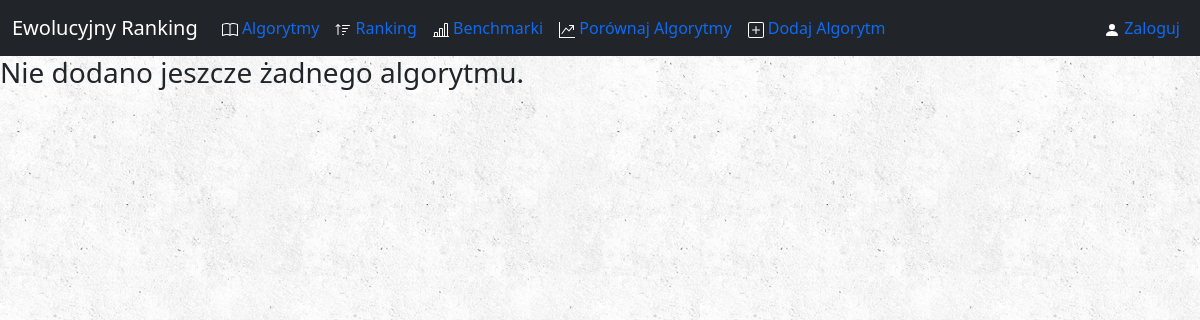
/ranking/, run on an earlier commit of the app's database.
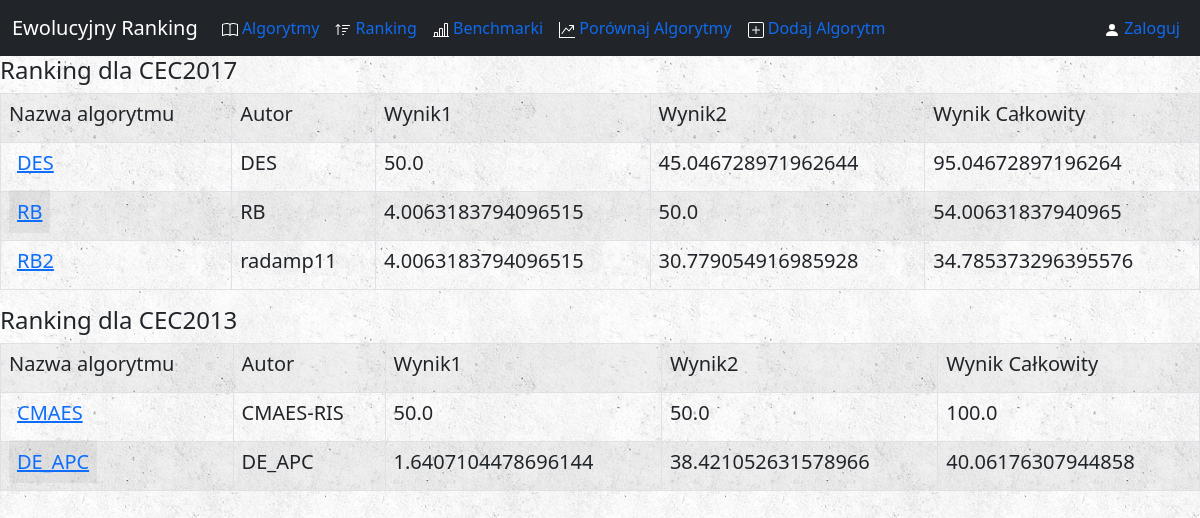
And on a later commit of the database.
### algorithms/models.py (models this page shows, shortened)
class Algorithm(models.Model):
    name = models.CharField(max_length = 40, unique = True)
    author = models.CharField(max_length = 30)  # nick użytkownika serwisu
    alg_file = models.FileField(upload_to='zip_files/')
    counted = models.BooleanField(default = False)
    num_of_fun = models.IntegerField(default = 0)
    SE = models.FloatField(default = 0)
    SR = models.FloatField(default = 0)
    score1 = models.FloatField(default = 0)
    score2 = models.FloatField(default = 0)
    total_score = models.FloatField(default = 0)

### algorithms/views.py (the view)
# urls.py: path('ranking/', views.RankingView.as_view(), name='ranking'),
class RankingView(ListView):
    model = Algorithm
    template_name = 'algorithms/ranking.html'
    def get_queryset(self):
        for alg in Algorithm.objects.all():  # zerujemy poprzednio wyliczoną wartośc
            alg.SR = 0
            alg.save()
        for fun_idx in range(30):
            fun_idx = fun_idx + 1
            num_algs_2017 = 0   # ilosc algorytmów dla danego roku CEC - czyli tez rozmiar slownika
            num_algs_2013 = 0
            dict10D_2017 = {}
            dict30D_2017 = {}
            dict50D_2017 = {}
            dict100D_2017 = {}
            dict10D_2013 = {}
            dict30D_2013 = {}
            dict50D_2013 = {}
            for alg in Algorithm.objects.all():
                if alg.num_of_fun == 30:
                    dict10D_2017[alg.name] = Outcome.objects.get(algorithm = alg, function = fun_idx, dimension = 10).mean_float
                    dict30D_2017[alg.name] = Outcome.objects.get(algorithm = alg, function = fun_idx, dimension = 30).mean_float
                    dict50D_2017[alg.name] = Outcome.objects.get(algorithm = alg, function = fun_idx, dimension = 50).mean_float
                    dict100D_2017[alg.name] = Outcome.objects.get(algorithm = alg, function = fun_idx, dimension = 100).mean_float
                    num_algs_2017 = num_algs_2017 + 1
                elif alg.num_of_fun == 28 and alg.num_of_fun >= fun_idx:
                    dict10D_2013[alg.name] = Outcome.objects.get(algorithm = alg, function = fun_idx, dimension = 10).mean_float
                    dict30D_2013[alg.name] = Outcome.objects.get(algorithm = alg, function = fun_idx, dimension = 30).mean_float
                    dict50D_2013[alg.name] = Outcome.objects.get(algorithm = alg, function = fun_idx, dimension = 50).mean_float
                    num_algs_2013 = num_algs_2013 + 1
                alg.save()
            dict10D_2017 = {k: v for k, v in sorted(dict10D_2017.items(), key=lambda item: item[1])}
            dict30D_2017 = {k: v for k, v in sorted(dict30D_2017.items(), key=lambda item: item[1])}
            dict50D_2017 = {k: v for k, v in sorted(dict50D_2017.items(), key=lambda item: item[1])}
            dict100D_2017 = {k: v for k, v in sorted(dict100D_2017.items(), key=lambda item: item[1])}
            dict10D_2013 = {k: v for k, v in sorted(dict10D_2013.items(), key=lambda item: item[1])}
            dict30D_2013 = {k: v for k, v in sorted(dict30D_2013.items(), key=lambda item: item[1])}
            dict50D_2013 = {k: v for k, v in sorted(dict50D_2013.items(), key=lambda item: item[1])}
            if num_algs_2017 != len(dict10D_2017):
                print('zle policzona dlugosc slwonika')
            for alg in Algorithm.objects.all():
                if alg.num_of_fun == 30:
                    alg.SR = alg.SR + 0.1 * (list(dict10D_2017.keys()).index(alg.name) + 1)
                    alg.SR = alg.SR + 0.2 * (list(dict30D_2017.keys()).index(alg.name) + 1)
                    alg.SR = alg.SR + 0.3 * (list(dict50D_2017.keys()).index(alg.name) + 1)
                    alg.SR = alg.SR + 0.4 * (list(dict100D_2017.keys()).index(alg.name) + 1)
                elif alg.num_of_fun == 28 and alg.num_of_fun >= fun_idx:
                    alg.SR = alg.SR + 0.1 * (list(dict10D_2013.keys()).index(alg.name) + 1)
                    alg.SR = alg.SR + 0.2 * (list(dict30D_2013.keys()).index(alg.name) + 1)
                    alg.SR = alg.SR + 0.3 * (list(dict50D_2013.keys()).index(alg.name) + 1)
                    print('sr w trakcie liczenia SR')
                    print(alg.SR)
                alg.save()
        min_SE_2017 = Algorithm.objects.filter(num_of_fun = 30).aggregate(Min('SE'))
        min_SE_2013 = Algorithm.objects.filter(num_of_fun = 28).aggregate(Min('SE'))
        min_SR_2017 = Algorithm.objects.filter(num_of_fun = 30).aggregate(Min('SR'))
        min_SR_2013 = Algorithm.objects.filter(num_of_fun = 28).aggregate(Min('SR'))
        for alg in Algorithm.objects.all():
            if alg.num_of_fun == 30:
                alg.score1 = ((1 - (alg.SE - min_SE_2017['SE__min']) / (alg.SE)) * 50)
                alg.score2 = ((1 - (alg.SR - min_SR_2017['SR__min']) / (alg.SR)) * 50)
            elif alg.num_of_fun == 28:
                alg.score1 = ((1 - (alg.SE - min_SE_2013['SE__min']) / (alg.SE)) * 50)
                alg.score2 = ((1 - (alg.SR - min_SR_2013['SR__min']) / (alg.SR)) * 50)
            alg.total_score = alg.score1 + alg.score2
            alg.save()
        return Algorithm.objects.order_by('-total_score')

### algorithms/templates/algorithms/ranking.html
{% extends 'algorithms/base.html' %}
{% block body %}
{% if object_list %}
    <h4>Ranking dla CEC2017</h4>
    <table class="table table-striped table-hover table-bordered">
        <tr class="table table-striped table-hover">
            <th><h5>Nazwa algorytmu</h5></th>
            <th><h5>Autor</h5></th>
            <th><h5>Wynik1</h5></th>
            <th><h5>Wynik2</h5></th>
            <th><h5>Wynik Całkowity</h5></th>
        </tr>
        {% for alg in object_list %}
        {% if alg.num_of_fun == 30 %}
            <tr class="table table-striped table-hover">
                <td><h5><a href="{% url 'algorithms:detail' alg.id %}">{{ alg.name }}</a></h5></td>
                <td><h5>{{ alg.author }}</h5></td>
                <td><h5>{{ alg.score1 }}</h5></td>
                <td><h5>{{ alg.score2 }}</h5></td>
                <td><h5>{{ alg.total_score }}</h5></td>
            </tr>
        {% endif %}
        {% endfor %}
    </table>
    <h4>Ranking dla CEC2013</h4>
    <table class="table table-striped table-hover table-bordered">
        <tr class="table table-striped table-hover">
            <th><h5>Nazwa algorytmu</h5></th>
            <th><h5>Autor</h5></th>
            <th><h5>Wynik1</h5></th>
            <th><h5>Wynik2</h5></th>
            <th><h5>Wynik Całkowity</h5></th>
        </tr>
        {% for alg in object_list %}
        {% if alg.num_of_fun == 28 %}
            <tr class="table table-striped table-hover">
                <td><h5><a href="{% url 'algorithms:detail' alg.id %}">{{ alg.name }}</a></h5></td>
                <td><h5>{{ alg.author }}</h5></td>
                <td><h5>{{ alg.score1 }}</h5></td>
                <td><h5>{{ alg.score2 }}</h5></td>
                <td><h5>{{ alg.total_score }}</h5></td>
            </tr>
        {% endif %}
        {% endfor %}
    </table>
{% else %}
    <h3>Nie dodano jeszcze żadnego algorytmu.</h3>
{% endif %}
{% endblock %}

### algorithms/templates/algorithms/base.html (shortened to what this page needs)
<!doctype html>
<html lang="en">
    <head>
    {% load static %}
    <link href="https://cdn.jsdelivr.net/npm/bootstrap@5.0.0-beta1/dist/css/bootstrap.min.css" rel="stylesheet">
    <link rel="stylesheet" type="text/css" href="{% static 'css/style.css' %}">
    </head>
    <body>
    <nav class="navbar navbar-expand-lg navbar-dark bg-dark">
        <div class="container-fluid">
                <a class="navbar-brand" href="{% url 'algorithms:home' %}">Ewolucyjny Ranking</a>
            <div class="collapse navbar-collapse" id="navbarSupportedContent">
                <ul class="nav navbar-nav me-auto mb-2 mb-lg-0">
                    <li class="nav-item">
                        <a class="nav-link" aria-current="page" style="color: rgb(15, 106, 241);" aria-hidden="true" href="{% url 'algorithms:index' %}">
                             Algorytmy</a>
                    </li>
                    <li class="nav-item">
                        <a id="rr" class="nav-link" aria-current="page" style="color: rgb(15, 106, 241);" aria-hidden="true" href="{% url 'algorithms:ranking' %}">                         Ranking</a>
                    </li>
                    <li class="nav-item">
                        <a class="nav-link" aria-current="page" style="color: rgb(15, 106, 241);" aria-hidden="true" href="{% url 'algorithms:benchmark' %}"> Benchmarki</a>
                    </li>
                    <li class="nav-item">
                        <a class="nav-link" aria-current="page" style="color: rgb(15, 106, 241);" aria-hidden="true" href="{% url 'algorithms:comp' %}">                         Porównaj Algorytmy</a>
                    </li>
                    <li class="nav-item">
                        <a class="nav-link" aria-current="page" style="color: rgb(15, 106, 241);" aria-hidden="true" href="{% url 'algorithms:add-alg' %}">                         Dodaj Algorytm</a>
                    </li>
                </ul>
                <ul class="nav navbar-nav me-right mb-2 mb-lg-0">
                    <li class="nav-item">
                        {% if user.is_authenticated %}
                            <a class="nav-link" aria-current="page" style="color: rgb(15, 106, 241);" aria-hidden="true" href="{% url 'algorithms:logout' %}">                        <svg xmlns="http://www.w3.org/2000/svg" width="16" height="16" fill="white" class="bi bi-person-fill" viewBox="0 0 16 16">
                                <path d="M3 14s-1 0-1-1 1-4 6-4 6 3 6 4-1 1-1 1H3zm5-6a3 3 0 1 0 0-6 3 3 0 0 0 0 6z"/>
                            </svg> Wyloguj</a>
                        {% else %}
                            <a class="nav-link" aria-current="page" style="color: rgb(15, 106, 241);" aria-hidden="true" href="{% url 'algorithms:login' %}">                        <svg xmlns="http://www.w3.org/2000/svg" width="16" height="16" fill="white" class="bi bi-person-fill" viewBox="0 0 16 16">
                                <path d="M3 14s-1 0-1-1 1-4 6-4 6 3 6 4-1 1-1 1H3zm5-6a3 3 0 1 0 0-6 3 3 0 0 0 0 6z"/>
                            </svg> Zaloguj</a>
                        {% endif %}
                    </li>
                </ul>
            </div>
        </div>
    </nav>
    {% block body %}
    {% endblock %}
    </body>
</html>

### static/css/style.css (style rules this page uses)
body { background: white url("../images/background.png"); }

What changed in the data, as far as the page shows it:
added Algorithm: name "DES", author "DES", score1 "50.0", score2 "45.046728971962644", total_score "95.04672897196264", shown under "Wynik Całkowity"
added Algorithm: name "RB", author "RB", score1 "4.0063183794096515", score2 "50.0", total_score "54.00631837940965", shown under "Wynik Całkowity"
added Algorithm: name "RB2", author "radamp11", score1 "4.0063183794096515", score2 "30.779054916985928", total_score "34.785373296395576", shown under "Wynik Całkowity"
added Algorithm: name "CMAES", author "CMAES-RIS", score1 "50.0", score2 "50.0", total_score "100.0", shown under "Wynik Całkowity"
added Algorithm: name "DE_APC", author "DE_APC", score1 "1.6407104478696144", score2 "38.421052631578966", total_score "40.06176307944858", shown under "Wynik Całkowity"
Also different on the page:
text no longer shown: "Nie dodano jeszcze żadnego algorytmu."
text now shown: "Ranking dla CEC2017 Nazwa algorytmu Autor Wynik1 Wynik2 Wynik Całkowity Ranking dla CEC2013 Nazwa algorytmu Autor Wynik1 Wynik2 Wynik Całkowity"
